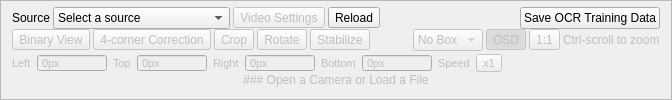
     <widget class="QFrame" name="frame_source_view">
      <property name="enabled">
       <bool>true</bool>
      </property>
      <property name="sizePolicy">
       <sizepolicy hsizetype="Expanding" vsizetype="Preferred">
        <horstretch>0</horstretch>
        <verstretch>0</verstretch>
       </sizepolicy>
      </property>
      <property name="frameShape">
       <enum>QFrame::StyledPanel</enum>
      </property>
      <property name="frameShadow">
       <enum>QFrame::Raised</enum>
      </property>
      <layout class="QVBoxLayout" name="verticalLayout_2">
       <property name="spacing">
        <number>0</number>
       </property>
       <property name="topMargin">
        <number>6</number>
       </property>
       <item>
        <widget class="QWidget" name="widget_4" native="true">
         <layout class="QHBoxLayout" name="horizontalLayout_4">
          <property name="spacing">
           <number>6</number>
          </property>
          <property name="leftMargin">
           <number>0</number>
          </property>
          <property name="topMargin">
           <number>0</number>
          </property>
          <property name="rightMargin">
           <number>0</number>
          </property>
          <property name="bottomMargin">
           <number>0</number>
          </property>
          <item>
           <widget class="QWidget" name="widget_3" native="true">
            <layout class="QHBoxLayout" name="horizontalLayout_3">
             <property name="spacing">
              <number>3</number>
             </property>
             <property name="leftMargin">
              <number>0</number>
             </property>
             <property name="topMargin">
              <number>0</number>
             </property>
             <property name="rightMargin">
              <number>0</number>
             </property>
             <property name="bottomMargin">
              <number>0</number>
             </property>
             <item>
              <widget class="QLabel" name="label">
               <property name="sizePolicy">
                <sizepolicy hsizetype="Fixed" vsizetype="Preferred">
                 <horstretch>0</horstretch>
                 <verstretch>0</verstretch>
                </sizepolicy>
               </property>
               <property name="text">
                <string>Source</string>
               </property>
              </widget>
             </item>
             <item>
              <widget class="QComboBox" name="comboBox_camera_source">
               <property name="sizePolicy">
                <sizepolicy hsizetype="Preferred" vsizetype="Fixed">
                 <horstretch>1</horstretch>
                 <verstretch>0</verstretch>
                </sizepolicy>
               </property>
               <item>
                <property name="text">
                 <string>Select a source</string>
                </property>
               </item>
               <item>
                <property name="text">
                 <string>Open a Video File</string>
                </property>
               </item>
               <item>
                <property name="text">
                 <string>URL Source (HTTP, RTSP)</string>
                </property>
               </item>
               <item>
                <property name="text">
                 <string>Screen Capture</string>
                </property>
               </item>
              </widget>
             </item>
             <item>
              <widget class="QToolButton" name="toolButton_videoSettings">
               <property name="enabled">
                <bool>false</bool>
               </property>
               <property name="text">
                <string>Video Settings</string>
               </property>
              </widget>
             </item>
             <item>
              <widget class="QToolButton" name="pushButton_refresh_sources">
               <property name="toolTip">
                <string>Refresh Sources</string>
               </property>
               <property name="text">
                <string>Reload</string>
               </property>
              </widget>
             </item>
            </layout>
           </widget>
          </item>
          <item>
           <spacer name="horizontalSpacer">
            <property name="orientation">
             <enum>Qt::Horizontal</enum>
            </property>
            <property name="sizeHint" stdset="0">
             <size>
              <width>40</width>
              <height>20</height>
             </size>
            </property>
           </spacer>
          </item>
          <item>
           <widget class="QPushButton" name="pushButton_saveOCRTrainingData">
            <property name="text">
             <string>Save OCR Training Data</string>
            </property>
            <property name="checkable">
             <bool>true</bool>
            </property>
           </widget>
          </item>
         </layout>
        </widget>
       </item>
       <item>
        <widget class="QWidget" name="widget_viewTools" native="true">
         <property name="enabled">
          <bool>false</bool>
         </property>
         <layout class="QHBoxLayout" name="horizontalLayout_10">
          <property name="spacing">
           <number>3</number>
          </property>
          <property name="leftMargin">
           <number>0</number>
          </property>
          <property name="topMargin">
           <number>0</number>
          </property>
          <property name="rightMargin">
           <number>0</number>
          </property>
          <property name="bottomMargin">
           <number>3</number>
          </property>
          <item>
           <widget class="QToolButton" name="pushButton_binary">
            <property name="text">
             <string>Binary View</string>
            </property>
            <property name="checkable">
             <bool>true</bool>
            </property>
           </widget>
          </item>
          <item>
           <widget class="QToolButton" name="pushButton_fourCorner">
            <property name="text">
             <string>4-corner Correction</string>
            </property>
            <property name="checkable">
             <bool>true</bool>
            </property>
           </widget>
          </item>
          <item>
           <widget class="QToolButton" name="toolButton_topCrop">
            <property name="toolTip">
             <string>Apply cropping to the entire image</string>
            </property>
            <property name="text">
             <string>Crop</string>
            </property>
            <property name="checkable">
             <bool>true</bool>
            </property>
           </widget>
          </item>
          <item>
           <widget class="QToolButton" name="toolButton_rotate">
            <property name="text">
             <string>Rotate</string>
            </property>
           </widget>
          </item>
          <item>
           <widget class="QToolButton" name="pushButton_stabilize">
            <property name="text">
             <string>Stabilize</string>
            </property>
            <property name="checkable">
             <bool>true</bool>
            </property>
           </widget>
          </item>
          <item>
           <spacer name="horizontalSpacer_2">
            <property name="orientation">
             <enum>Qt::Horizontal</enum>
            </property>
            <property name="sizeHint" stdset="0">
             <size>
              <width>40</width>
              <height>20</height>
             </size>
            </property>
           </spacer>
          </item>
          <item>
           <widget class="QComboBox" name="comboBox_boxDisplayStyle">
            <item>
             <property name="text">
              <string>No Box</string>
             </property>
            </item>
            <item>
             <property name="text">
              <string>Outline</string>
             </property>
            </item>
            <item>
             <property name="text">
              <string>Names</string>
             </property>
            </item>
            <item>
             <property name="text">
              <string>All</string>
             </property>
            </item>
           </widget>
          </item>
          <item>
           <widget class="QToolButton" name="toolButton_osd">
            <property name="toolTip">
             <string>Show Statistics</string>
            </property>
            <property name="text">
             <string>OSD</string>
            </property>
            <property name="checkable">
             <bool>true</bool>
            </property>
            <property name="checked">
             <bool>true</bool>
            </property>
           </widget>
          </item>
          <item>
           <widget class="QToolButton" name="toolButton_zoomReset">
            <property name="toolTip">
             <string>Reset zoom</string>
            </property>
            <property name="text">
             <string>1:1</string>
            </property>
           </widget>
          </item>
          <item>
           <widget class="QLabel" name="label_11">
            <property name="enabled">
             <bool>false</bool>
            </property>
            <property name="text">
             <string>Ctrl-scroll to zoom</string>
            </property>
           </widget>
          </item>
         </layout>
        </widget>
       </item>
       <item>
        <widget class="QWidget" name="widget_cropPanel" native="true">
         <property name="enabled">
          <bool>false</bool>
         </property>
         <property name="maximumSize">
          <size>
           <width>16777215</width>
           <height>18</height>
          </size>
         </property>
         <property name="font">
          <font>
           <pointsize>8</pointsize>
          </font>
         </property>
         <layout class="QHBoxLayout" name="horizontalLayout_26">
          <property name="leftMargin">
           <number>0</number>
          </property>
          <property name="topMargin">
           <number>0</number>
          </property>
          <property name="rightMargin">
           <number>0</number>
          </property>
          <property name="bottomMargin">
           <number>0</number>
          </property>
          <item>
           <widget class="QLabel" name="label_16">
            <property name="text">
             <string>Left</string>
            </property>
           </widget>
          </item>
          <item>
           <widget class="QSpinBox" name="spinBox_leftCrop">
            <property name="minimumSize">
             <size>
              <width>70</width>
              <height>0</height>
             </size>
            </property>
            <property name="buttonSymbols">
             <enum>QAbstractSpinBox::NoButtons</enum>
            </property>
            <property name="suffix">
             <string>px</string>
            </property>
            <property name="maximum">
             <number>999</number>
            </property>
           </widget>
          </item>
          <item>
           <widget class="QLabel" name="label_17">
            <property name="text">
             <string>Top</string>
            </property>
           </widget>
          </item>
          <item>
           <widget class="QSpinBox" name="spinBox_topCrop">
            <property name="minimumSize">
             <size>
              <width>70</width>
              <height>0</height>
             </size>
            </property>
            <property name="buttonSymbols">
             <enum>QAbstractSpinBox::NoButtons</enum>
            </property>
            <property name="suffix">
             <string>px</string>
            </property>
            <property name="maximum">
             <number>999</number>
            </property>
           </widget>
          </item>
          <item>
           <widget class="QLabel" name="label_18">
            <property name="text">
             <string>Right</string>
            </property>
           </widget>
          </item>
          <item>
           <widget class="QSpinBox" name="spinBox_rightCrop">
            <property name="minimumSize">
             <size>
              <width>70</width>
              <height>0</height>
             </size>
            </property>
            <property name="buttonSymbols">
             <enum>QAbstractSpinBox::NoButtons</enum>
            </property>
            <property name="suffix">
             <string>px</string>
            </property>
            <property name="maximum">
             <number>999</number>
            </property>
           </widget>
          </item>
          <item>
           <widget class="QLabel" name="label_19">
            <property name="text">
             <string>Bottom</string>
            </property>
           </widget>
          </item>
          <item>
           <widget class="QSpinBox" name="spinBox_bottomCrop">
            <property name="minimumSize">
             <size>
              <width>70</width>
              <height>0</height>
             </size>
            </property>
            <property name="buttonSymbols">
             <enum>QAbstractSpinBox::NoButtons</enum>
            </property>
            <property name="suffix">
             <string>px</string>
            </property>
            <property name="maximum">
             <number>999</number>
            </property>
           </widget>
          </item>
          <item>
           <widget class="QLabel" name="label_22">
            <property name="text">
             <string>Speed</string>
            </property>
           </widget>
          </item>
          <item>
           <widget class="QToolButton" name="toolButton_speed">
            <property name="text">
             <string>x1</string>
            </property>
           </widget>
          </item>
          <item>
           <spacer name="horizontalSpacer_4">
            <property name="orientation">
             <enum>Qt::Horizontal</enum>
            </property>
            <property name="sizeHint" stdset="0">
             <size>
              <width>40</width>
              <height>20</height>
             </size>
            </property>
           </spacer>
          </item>
         </layout>
        </widget>
       </item>
       <item>
        <widget class="QFrame" name="frame_for_source_view_label">
         <property name="enabled">
          <bool>true</bool>
         </property>
         <property name="sizePolicy">
          <sizepolicy hsizetype="Preferred" vsizetype="Expanding">
           <horstretch>0</horstretch>
           <verstretch>0</verstretch>
          </sizepolicy>
         </property>
         <layout class="QGridLayout" name="gridLayout">
          <property name="sizeConstraint">
           <enum>QLayout::SetMaximumSize</enum>
          </property>
          <property name="leftMargin">
           <number>0</number>
          </property>
          <property name="topMargin">
           <number>0</number>
          </property>
          <property name="rightMargin">
           <number>0</number>
          </property>
          <property name="bottomMargin">
           <number>0</number>
          </property>
          <item row="0" column="0">
           <widget class="QLabel" name="label_12">
            <property name="enabled">
             <bool>false</bool>
            </property>
            <property name="text">
             <string>### Open a Camera or Load a File</string>
            </property>
            <property name="textFormat">
             <enum>Qt::MarkdownText</enum>
            </property>
            <property name="alignment">
             <set>Qt::AlignCenter</set>
            </property>
           </widget>
          </item>
         </layout>
        </widget>
       </item>
      </layout>
     </widget>
